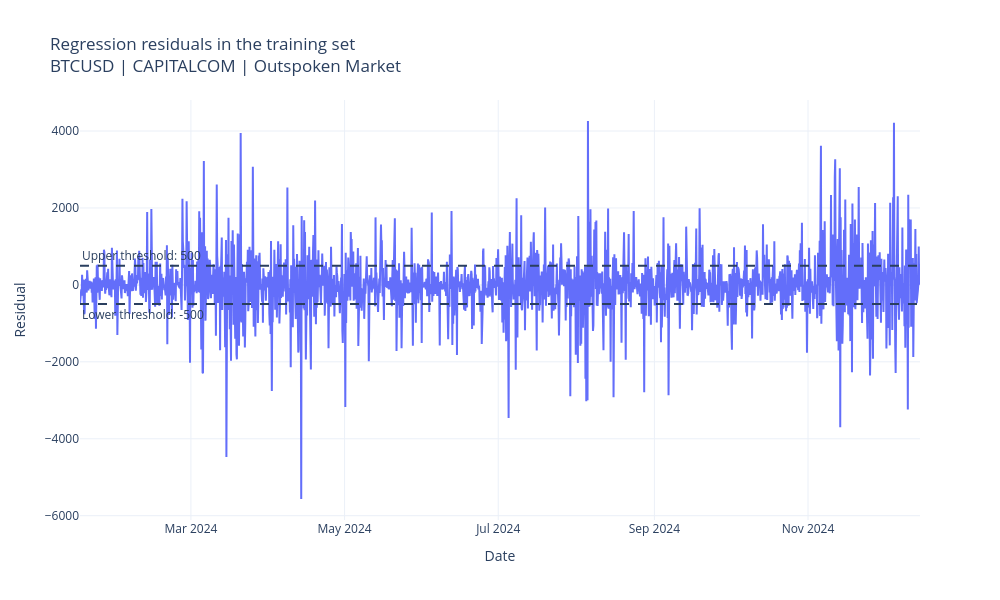
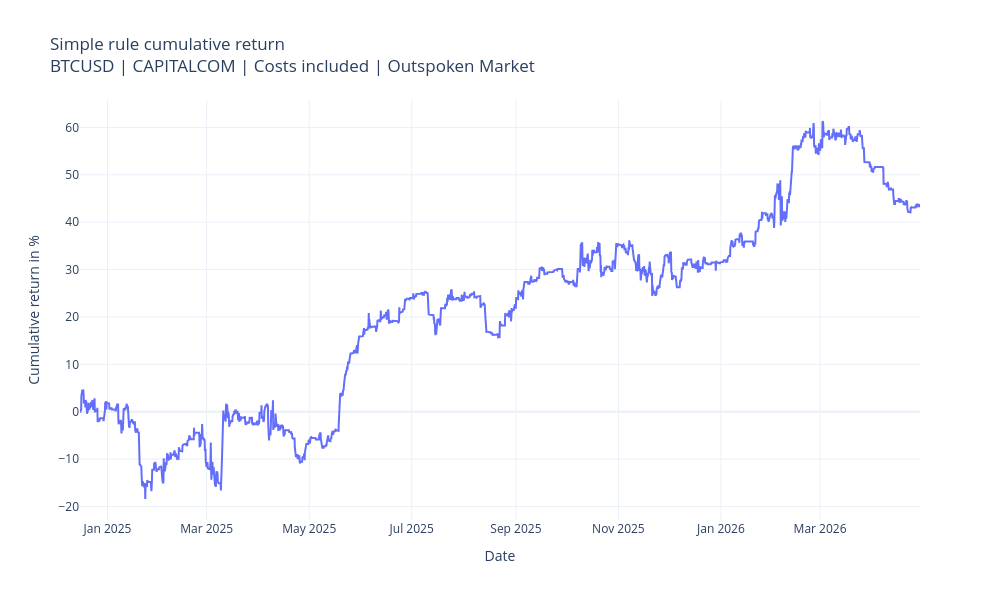
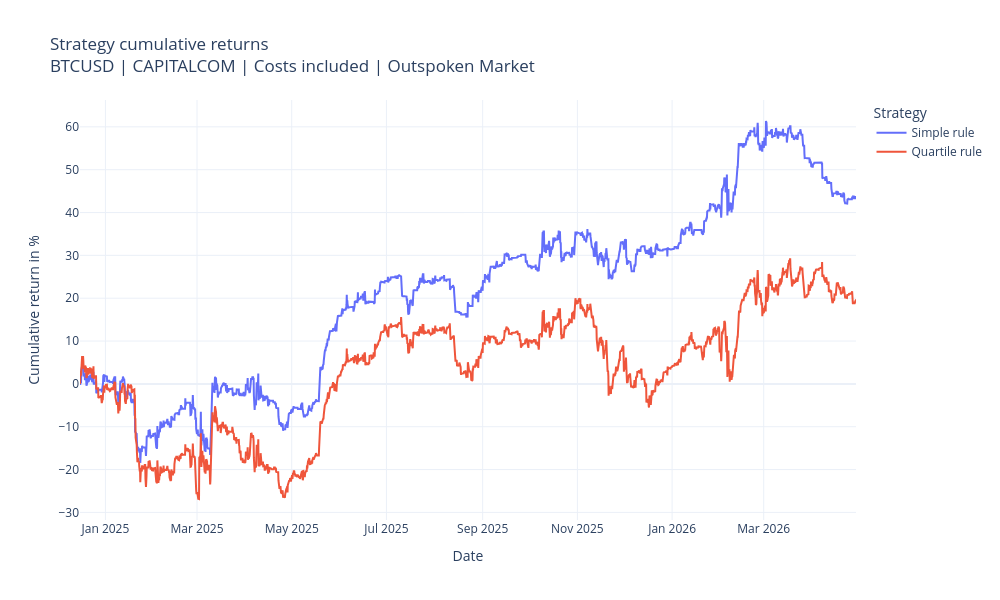
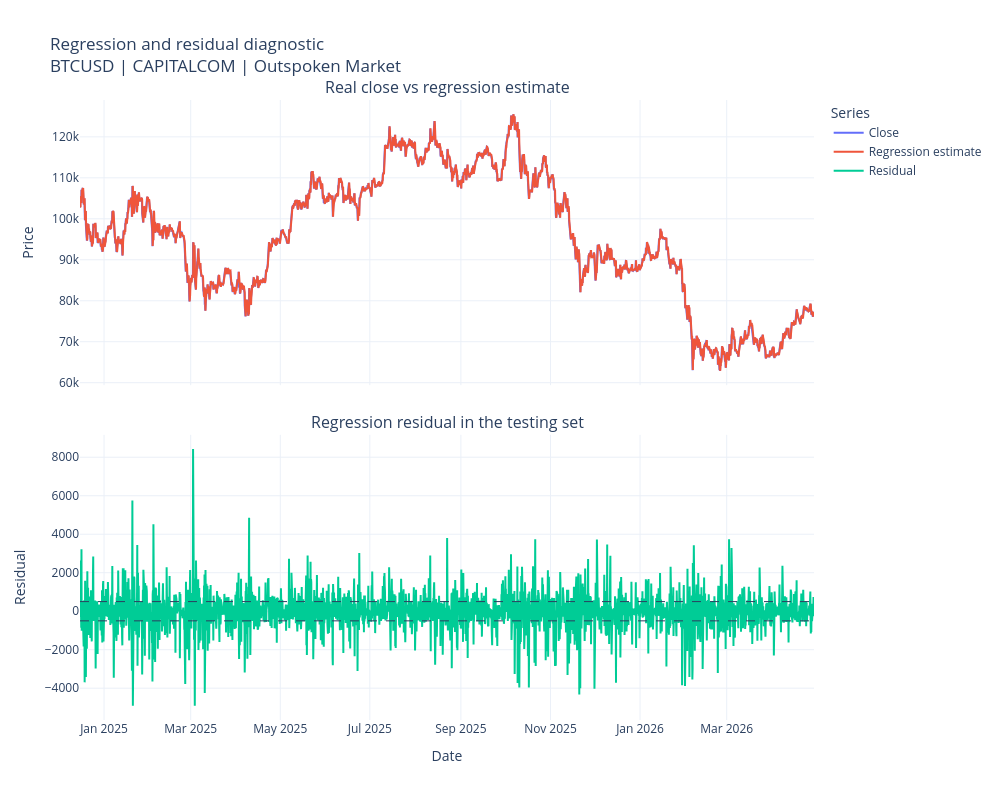

These figures' notebook cell, in order:
### Code cell
#For another asset, you only change the function call:

results = run_regression_residual_strategy(
    symbol="BTCUSD",
    exchange="CAPITALCOM",
    interval=Interval.in_4_hour,
    n_bars=5000,
    train_size=2000,
    threshold=500,
    trading_cost=0.01
)

### Figure 1 — Plotly figure (JSON) as saved in the notebook; plotly's stock layout.template omitted (floating-point values rounded to 4 significant figures; data arrays with more than 128 entries replaced by an {"elided": "..."} marker saying what was removed)
{"data": [{"line": {"width": 2}, "mode": "lines", "name": "Training residual", "type": "scatter", "x": {"elided": "2000 str values"}, "y": {"elided": "2000 float values"}}], "layout": {"annotations": [{"showarrow": false, "text": "Upper threshold: 500", "x": 0, "xanchor": "left", "xref": "x domain", "y": 500, "yanchor": "bottom", "yref": "y"}, {"showarrow": false, "text": "Lower threshold: -500", "x": 0, "xanchor": "left", "xref": "x domain", "y": -500, "yanchor": "top", "yref": "y"}], "height": 600, "shapes": [{"line": {"dash": "dash", "width": 2}, "type": "line", "x0": 0, "x1": 1, "xref": "x domain", "y0": 500, "y1": 500, "yref": "y"}, {"line": {"dash": "dash", "width": 2}, "type": "line", "x0": 0, "x1": 1, "xref": "x domain", "y0": -500, "y1": -500, "yref": "y"}], "title": {"text": "Regression residuals in the training set<br>BTCUSD | CAPITALCOM | Outspoken Market"}, "width": 1000, "xaxis": {"title": {"text": "Date"}}, "yaxis": {"title": {"text": "Residual"}}}}

### Figure 2 — Plotly figure (JSON) as saved in the notebook; plotly's stock layout.template omitted (floating-point values rounded to 4 significant figures; data arrays with more than 128 entries replaced by an {"elided": "..."} marker saying what was removed)
{"data": [{"line": {"width": 2}, "mode": "lines", "name": "Simple rule", "type": "scatter", "x": {"elided": "2998 str values"}, "y": {"elided": "2998 float values"}}], "layout": {"height": 600, "title": {"text": "Simple rule cumulative return<br>BTCUSD | CAPITALCOM | Costs included | Outspoken Market"}, "width": 1000, "xaxis": {"title": {"text": "Date"}}, "yaxis": {"title": {"text": "Cumulative return in %"}}}}

### Figure 3 — Plotly figure (JSON) as saved in the notebook; plotly's stock layout.template omitted (floating-point values rounded to 4 significant figures; data arrays with more than 128 entries replaced by an {"elided": "..."} marker saying what was removed)
{"data": [{"line": {"width": 2}, "mode": "lines", "name": "Simple rule", "type": "scatter", "x": {"elided": "2998 str values"}, "y": {"elided": "2998 float values"}}, {"line": {"width": 2}, "mode": "lines", "name": "Quartile rule", "type": "scatter", "x": {"elided": "2998 str values"}, "y": {"elided": "2998 float values"}}], "layout": {"height": 600, "legend": {"title": {"text": "Strategy"}}, "title": {"text": "Strategy cumulative returns<br>BTCUSD | CAPITALCOM | Costs included | Outspoken Market"}, "width": 1000, "xaxis": {"title": {"text": "Date"}}, "yaxis": {"title": {"text": "Cumulative return in %"}}}}

### Figure 4 — Plotly figure (JSON) as saved in the notebook; plotly's stock layout.template omitted (floating-point values rounded to 4 significant figures; data arrays with more than 128 entries replaced by an {"elided": "..."} marker saying what was removed)
{"data": [{"line": {"width": 2}, "mode": "lines", "name": "Close", "type": "scatter", "x": {"elided": "2998 str values"}, "xaxis": "x", "y": {"elided": "2998 float values"}, "yaxis": "y"}, {"line": {"width": 2}, "mode": "lines", "name": "Regression estimate", "type": "scatter", "x": {"elided": "2998 str values"}, "xaxis": "x", "y": {"elided": "2998 float values"}, "yaxis": "y"}, {"line": {"width": 2}, "mode": "lines", "name": "Residual", "type": "scatter", "x": {"elided": "2998 str values"}, "xaxis": "x2", "y": {"elided": "2998 float values"}, "yaxis": "y2"}], "layout": {"annotations": [{"font": {"size": 16}, "showarrow": false, "text": "Real close vs regression estimate", "x": 0.5, "xanchor": "center", "xref": "paper", "y": 1, "yanchor": "bottom", "yref": "paper"}, {"font": {"size": 16}, "showarrow": false, "text": "Regression residual in the testing set", "x": 0.5, "xanchor": "center", "xref": "paper", "y": 0.46, "yanchor": "bottom", "yref": "paper"}], "height": 800, "legend": {"title": {"text": "Series"}}, "shapes": [{"line": {"dash": "dash", "width": 1}, "type": "line", "x0": 0, "x1": 1, "xref": "x2 domain", "y0": 500, "y1": 500, "yref": "y2"}, {"line": {"dash": "dash", "width": 1}, "type": "line", "x0": 0, "x1": 1, "xref": "x2 domain", "y0": -500, "y1": -500, "yref": "y2"}], "title": {"text": "Regression and residual diagnostic<br>BTCUSD | CAPITALCOM | Outspoken Market"}, "width": 1000, "xaxis": {"anchor": "y", "domain": [0, 1], "matches": "x2", "showticklabels": false}, "xaxis2": {"anchor": "y2", "domain": [0, 1], "title": {"text": "Date"}}, "yaxis": {"anchor": "x", "domain": [0.54, 1], "title": {"text": "Price"}}, "yaxis2": {"anchor": "x2", "domain": [0, 0.46], "title": {"text": "Residual"}}}}
